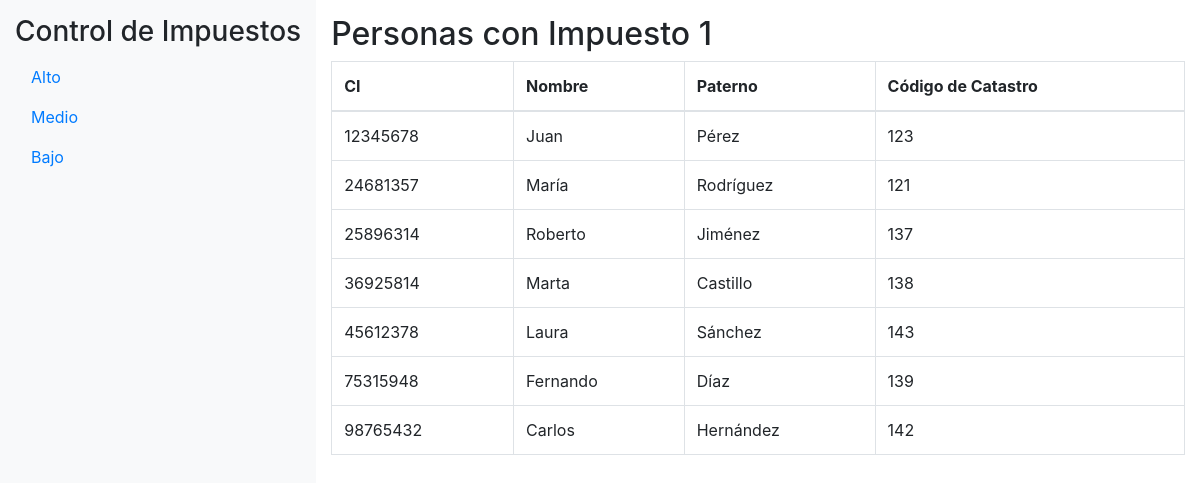
The page /1Examen324/pregunta6/index.php?tipo=1 on the database its author committed.
### tables this page shows
CREATE TABLE `catastro` (
  `id` int(11) NOT NULL,
  `zona` varchar(100) DEFAULT NULL,
  `Xini` decimal(10,2) DEFAULT NULL,
  `Yini` decimal(10,2) DEFAULT NULL,
  `Xfin` decimal(10,2) DEFAULT NULL,
  `superficie` int(11) DEFAULT NULL,
  `distrito` varchar(50) DEFAULT NULL,
  `ci` int(11) DEFAULT NULL
);

CREATE TABLE `persona` (
  `ci` int(11) NOT NULL,
  `nombre` varchar(100) DEFAULT NULL,
  `paterno` varchar(100) DEFAULT NULL
);

### 1Examen324/pregunta6/index.php (the view, shortened to what this page needs)
<?php
$host = 'localhost';
$dbname = 'bdalan';
$username = 'root';
$password = '';
try {
    $pdo = new PDO("mysql:host=$host;dbname=$dbname", $username, $password);
    $pdo->setAttribute(PDO::ATTR_ERRMODE, PDO::ERRMODE_EXCEPTION);
    $tipoImpuesto = '';
    if (isset($_GET['tipo'])) {
        $tipoImpuesto = $_GET['tipo'];
        $sql = "
        SELECT p.ci, p.nombre, p.paterno, c.id AS codigo_catastro
        FROM Persona p
        JOIN Catastro c ON p.ci = c.ci
        WHERE LEFT(c.id, 1) = :tipo
        ";
        $stmt = $pdo->prepare($sql);
        $stmt->bindValue(':tipo', $tipoImpuesto);
        $stmt->execute();
        $personas = $stmt->fetchAll(PDO::FETCH_ASSOC);
    } else {
        $personas = [];
    }
} catch (PDOException $e) {
    echo "Error: " . $e->getMessage();
}
?>
<!DOCTYPE html>
<html lang="es">
<head>
    <link href="https://maxcdn.bootstrapcdn.com/bootstrap/4.5.2/css/bootstrap.min.css" rel="stylesheet">
</head>
<body>
    <div class="sidebar">
        <h3>Control de Impuestos</h3>
        <ul class="nav flex-column">
            <li class="nav-item">
                <a class="nav-link" href="?tipo=1">Alto</a>
            </li>
            <li class="nav-item">
                <a class="nav-link" href="?tipo=2">Medio</a>
            </li>
            <li class="nav-item">
                <a class="nav-link" href="?tipo=3">Bajo</a>
            </li>
        </ul>
    </div>
    <div class="content">
        <h2>Personas con Impuesto <?php echo ucfirst($tipoImpuesto); ?></h2>
        <table class="table table-bordered">
            <thead>
                <tr>
                    <th>CI</th>
                    <th>Nombre</th>
                    <th>Paterno</th>
                    <th>Código de Catastro</th>
                </tr>
            </thead>
            <tbody>
                <?php if (!empty($personas)): ?>
                    <?php foreach ($personas as $persona): ?>
                        <tr>
                            <td><?php echo htmlspecialchars($persona['ci']); ?></td>
                            <td><?php echo htmlspecialchars($persona['nombre']); ?></td>
                            <td><?php echo htmlspecialchars($persona['paterno']); ?></td>
                            <td><?php echo htmlspecialchars($persona['codigo_catastro']); ?></td>
                        </tr>
                    <?php endforeach; ?>
                <?php else: ?>
                    <tr>
                        <td colspan="4" class="text-center">No hay personas con este tipo de impuesto.</td>
                    </tr>
                <?php endif; ?>
            </tbody>
        </table>
    </div>
</body>
</html>

### 1Examen324/pregunta6/index.php (style rules this page uses)
body { display: flex; }
.sidebar { min-width: 200px; background-color: #f8f9fa; padding: 15px; height: 100vh; }
.content { flex: 1; padding: 15px; }

### rows shown on the page
catastro: ci.ci "12345678", ci.nombre "Juan", ci.paterno "Pérez", id "123"
catastro: ci.ci "24681357", ci.nombre "María", ci.paterno "Rodríguez", id "121"
catastro: ci.ci "25896314", ci.nombre "Roberto", ci.paterno "Jiménez", id "137"
catastro: ci.ci "36925814", ci.nombre "Marta", ci.paterno "Castillo", id "138"
catastro: ci.ci "45612378", ci.nombre "Laura", ci.paterno "Sánchez", id "143"
catastro: ci.ci "75315948", ci.nombre "Fernando", ci.paterno "Díaz", id "139"
catastro: ci.ci "98765432", ci.nombre "Carlos", ci.paterno "Hernández", id "142"

### other values the page prints
$tipoImpuesto "1"
